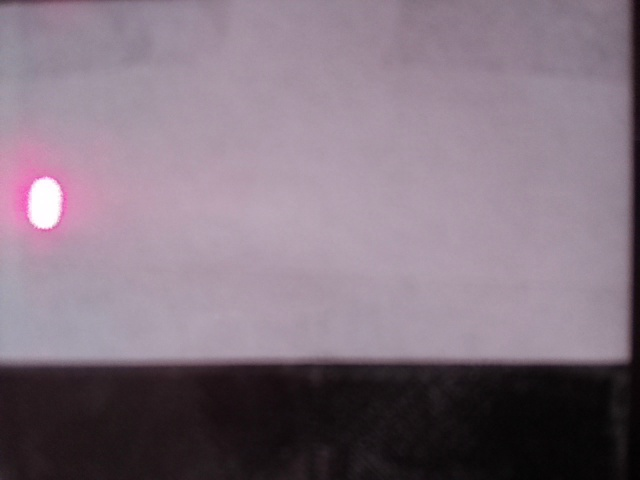
#> input picture DZ3/laser/img_1.jpeg, 640 x 480 px; its folder holds only this picture in this run
$ python Detect.py
#> lines starting #> are read from the running program, lines starting #| are printed output that depends on the picture; after the words box and inside, x2 and y2 are one past the last pixel; in counts of white or black regions, pixels touching at a corner belong together
import numpy as np
import cv2
from skimage import io
import glob


for file in glob.glob('*.jpeg'):
    img = io.imread(file)
#> img is the input picture: shape (480, 640, 3); mean R, G, B 130.2, 114.9, 127.1
    cropped = img[100:img.shape[0]-100,:]
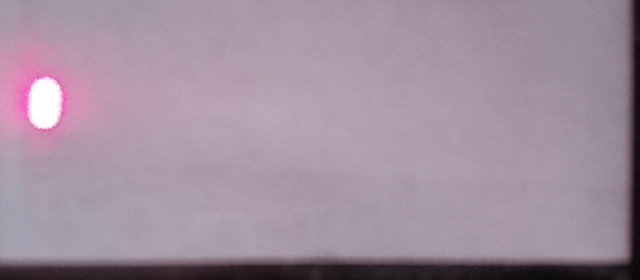
#> cropped: shape (280, 640, 3); mean R, G, B 161.4, 143, 157.9
    img_hls = cv2.cvtColor(cropped, cv2.COLOR_BGR2HLS)
#> img_hls: shape (280, 640, 3); mean of channels 0, 1, 2 145.6, 152.6, 29.9

    mask = cv2.inRange(img_hls, (0, 0, 0), (255, 245, 255))
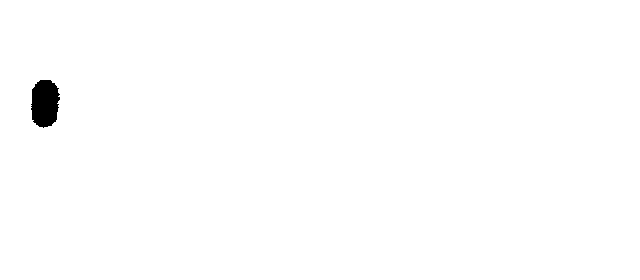
#> mask: shape (280, 640); 99.4% white; 1 black region, box (x1, y1, x2, y2) and area: (31, 80, 60, 128) 1105
    mask = cv2.bitwise_not(mask)
    kernel = np.ones((5, 5), np.uint8)
    closing = cv2.morphologyEx(mask, cv2.MORPH_CLOSE, kernel)
#> closing: shape (280, 640); 0.63% white; 1 white region, box (x1, y1, x2, y2) and area: (31, 80, 60, 128) 1121

    moments = cv2.moments(closing, 1)
#> moments = moments, m00 1121, centre m10/m00, m01/m00 = (44.65, 102.9)
    dM01 = moments['m01']
#> dM01 = 115352
    dM10 = moments['m10']
#> dM10 = 50057
    dArea = moments['m00']
#> dArea = 1121
    if dArea > 100:
        x = int(dM10 / dArea)
#> x = 44
        y = int(dM01 / dArea) + 100
#> y = 202
        cv2.circle(img, (x, y), 1, (0, 0, 0), 2)
#> img: shape (480, 640, 3); 0.01% of pixels changed, all inside (x1, y1, x2, y2) = (42, 200, 47, 205)
        cv2.imshow('Original', img)
        cv2.waitKey(0)

$ run again, on DZ3/laser/img_7.jpeg
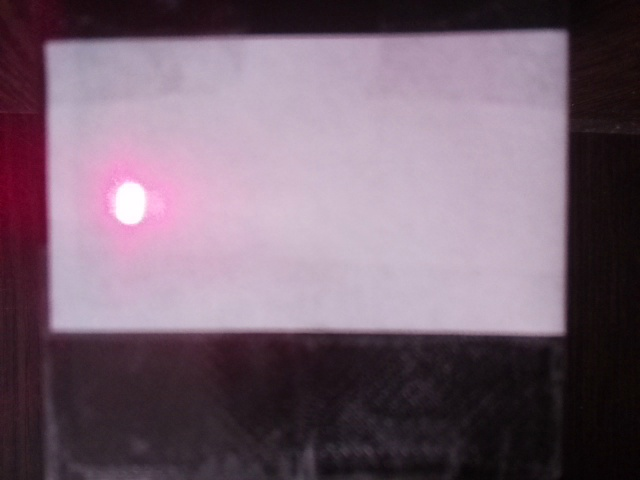
#> input picture DZ3/laser/img_7.jpeg, 640 x 480 px
#> img is the input picture: shape (480, 640, 3); mean R, G, B 118.5, 98.7, 113.1
#> `cropped = img[100:img.shape[0]-100,:]`:
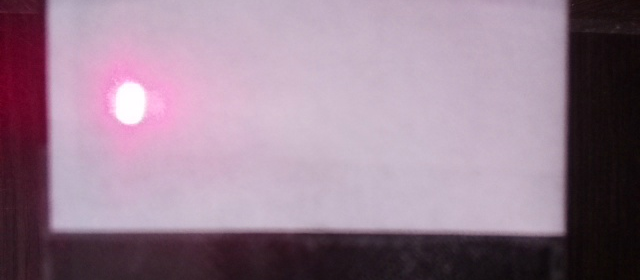
#> cropped: shape (280, 640, 3); mean R, G, B 151, 127, 144.2
#> img_hls: shape (280, 640, 3); mean of channels 0, 1, 2 143, 139.5, 62.4
#> `mask = cv2.inRange(img_hls, (0, 0, 0), (255, 245, 255))`:
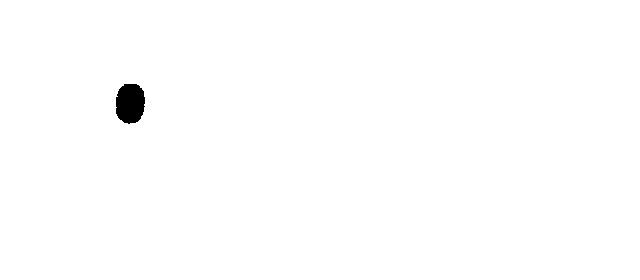
#> mask: shape (280, 640); 99.5% white; 1 black region, box (x1, y1, x2, y2) and area: (116, 84, 145, 124) 958
#> closing: shape (280, 640); 0.54% white; 1 white region, box (x1, y1, x2, y2) and area: (116, 84, 145, 124) 962
#> moments = moments, m00 962, centre m10/m00, m01/m00 = (129.8, 103)
#> dM01 = 99091
#> dM10 = 124908
#> dArea = 962
#> x = 129
#> y = 203
#> img: shape (480, 640, 3); 0.01% of pixels changed, all inside (x1, y1, x2, y2) = (127, 201, 132, 206)
